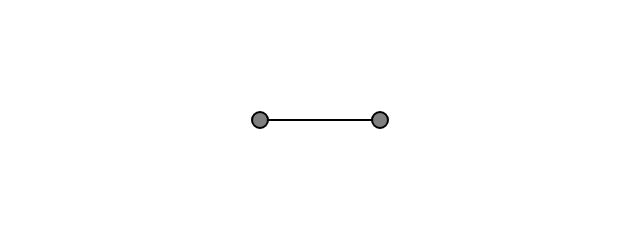
Frame 1 (no input)
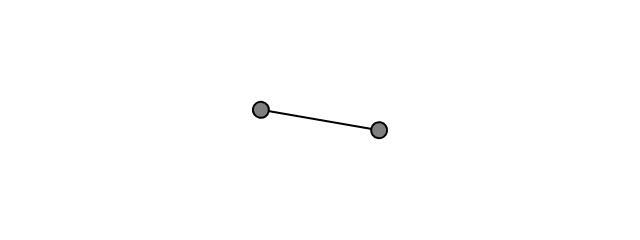
Frame 60 (no input)
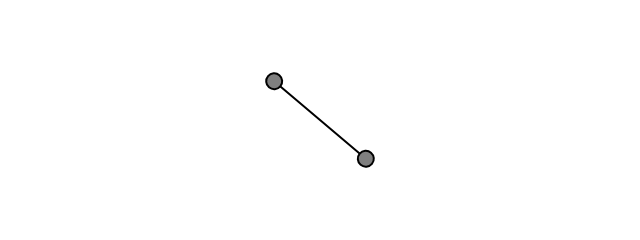
Frame 120 (the mouse pressed at the canvas centre since frame 60)

The p5.js sketch that drew these frames (run headless with seeded random() and noise() and a simulated clock; from frame 60 on, the mouse is pressed at the canvas centre):

// p5.js sketch
// ── sketch.js
// The Nature of Code
// Daniel Shiffman
// http://natureofcode.com

let angle = 0;
let aVelocity = 0;
let aAcceleration = 0.0001;

function setup() {
  createCanvas(640, 240);
}

function draw() {
  background(255);

  translate(width / 2, height / 2);
  rotate(angle);

  stroke(0);
  strokeWeight(2);
  fill(127);

  line(-60, 0, 60, 0);
  ellipse(60, 0, 16, 16);
  ellipse(-60, 0, 16, 16);

  angle += aVelocity;
  aVelocity += aAcceleration;
}
